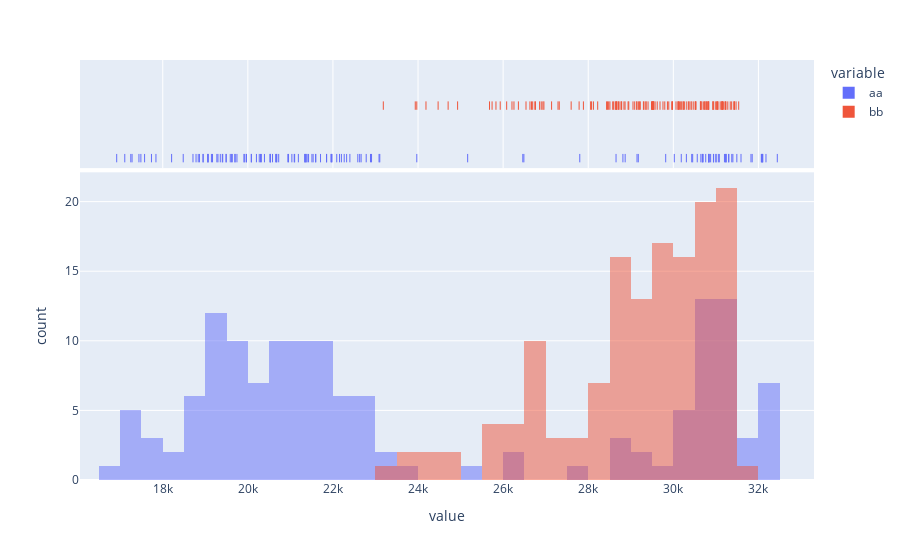

The notebook cell saved with this chart:
### Markdown cell above
## together with target

### Code cell
nifty_data[[target_var, 'bb']].plot.hist(barmode="overlay", 
                                                  marginal="rug", 
                                                  nbins=50)

### Figure 1 — Plotly figure (JSON) as saved in the notebook; plotly's stock layout.template omitted (floating-point values rounded to 4 significant figures; data arrays with more than 128 entries replaced by an {"elided": "..."} marker saying what was removed)
{"data": [{"alignmentgroup": "True", "bingroup": "x", "hovertemplate": "variable=aa<br>value=%{x}<br>count=%{y}<extra></extra>", "legendgroup": "aa", "marker": {"color": "#636efa", "opacity": 0.5}, "name": "aa", "nbinsx": 50, "offsetgroup": "aa", "orientation": "v", "showlegend": true, "type": "histogram", "x": {"elided": "142 float values"}, "xaxis": "x", "yaxis": "y"}, {"alignmentgroup": "True", "boxpoints": "all", "fillcolor": "rgba(255,255,255,0)", "hoveron": "points", "hovertemplate": "variable=aa<br>value=%{x}<extra></extra>", "jitter": 0, "legendgroup": "aa", "line": {"color": "rgba(255,255,255,0)"}, "marker": {"color": "#636efa", "symbol": "line-ns-open"}, "name": "aa", "offsetgroup": "aa", "showlegend": false, "type": "box", "x": {"elided": "142 float values"}, "xaxis": "x2", "yaxis": "y2"}, {"alignmentgroup": "True", "bingroup": "x", "hovertemplate": "variable=bb<br>value=%{x}<br>count=%{y}<extra></extra>", "legendgroup": "bb", "marker": {"color": "#EF553B", "opacity": 0.5}, "name": "bb", "nbinsx": 50, "offsetgroup": "bb", "orientation": "v", "showlegend": true, "type": "histogram", "x": {"elided": "142 float values"}, "xaxis": "x", "yaxis": "y"}, {"alignmentgroup": "True", "boxpoints": "all", "fillcolor": "rgba(255,255,255,0)", "hoveron": "points", "hovertemplate": "variable=bb<br>value=%{x}<extra></extra>", "jitter": 0, "legendgroup": "bb", "line": {"color": "rgba(255,255,255,0)"}, "marker": {"color": "#EF553B", "symbol": "line-ns-open"}, "name": "bb", "offsetgroup": "bb", "showlegend": false, "type": "box", "x": {"elided": "142 float values"}, "xaxis": "x2", "yaxis": "y2"}], "layout": {"barmode": "overlay", "legend": {"title": {"text": "variable"}, "tracegroupgap": 0}, "margin": {"t": 60}, "xaxis": {"anchor": "y", "domain": [0, 1], "title": {"text": "value"}}, "xaxis2": {"anchor": "y2", "domain": [0, 1], "matches": "x", "showgrid": true, "showticklabels": false}, "yaxis": {"anchor": "x", "domain": [0, 0.7326], "title": {"text": "count"}}, "yaxis2": {"anchor": "x2", "domain": [0.7426, 1], "matches": "y2", "showgrid": false, "showline": false, "showticklabels": false, "ticks": ""}}}
